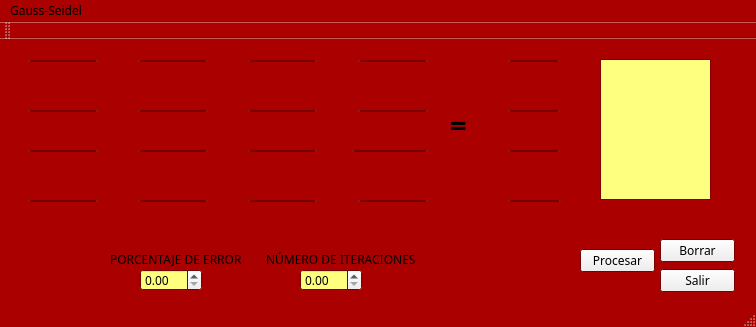
<?xml version="1.0" encoding="UTF-8"?>
<ui version="4.0">
 <class>GaussSeidel</class>
 <widget class="QMainWindow" name="GaussSeidel">
  <property name="geometry">
   <rect>
    <x>0</x>
    <y>0</y>
    <width>756</width>
    <height>327</height>
   </rect>
  </property>
  <property name="palette">
   <palette>
    <active>
     <colorrole role="Base">
      <brush brushstyle="SolidPattern">
       <color alpha="255">
        <red>255</red>
        <green>255</green>
        <blue>127</blue>
       </color>
      </brush>
     </colorrole>
     <colorrole role="Window">
      <brush brushstyle="SolidPattern">
       <color alpha="255">
        <red>170</red>
        <green>0</green>
        <blue>0</blue>
       </color>
      </brush>
     </colorrole>
    </active>
    <inactive>
     <colorrole role="Base">
      <brush brushstyle="SolidPattern">
       <color alpha="255">
        <red>255</red>
        <green>255</green>
        <blue>127</blue>
       </color>
      </brush>
     </colorrole>
     <colorrole role="Window">
      <brush brushstyle="SolidPattern">
       <color alpha="255">
        <red>170</red>
        <green>0</green>
        <blue>0</blue>
       </color>
      </brush>
     </colorrole>
    </inactive>
    <disabled>
     <colorrole role="Base">
      <brush brushstyle="SolidPattern">
       <color alpha="255">
        <red>170</red>
        <green>0</green>
        <blue>0</blue>
       </color>
      </brush>
     </colorrole>
     <colorrole role="Window">
      <brush brushstyle="SolidPattern">
       <color alpha="255">
        <red>170</red>
        <green>0</green>
        <blue>0</blue>
       </color>
      </brush>
     </colorrole>
    </disabled>
   </palette>
  </property>
  <property name="font">
   <font>
    <family>MV Boli</family>
   </font>
  </property>
  <property name="windowTitle">
   <string>GaussSeidel</string>
  </property>
  <widget class="QWidget" name="centralWidget">
   <widget class="QLabel" name="label">
    <property name="geometry">
     <rect>
      <x>450</x>
      <y>60</y>
      <width>21</width>
      <height>51</height>
     </rect>
    </property>
    <property name="font">
     <font>
      <pointsize>22</pointsize>
      <weight>75</weight>
      <bold>true</bold>
     </font>
    </property>
    <property name="text">
     <string>=</string>
    </property>
   </widget>
   <widget class="QWidget" name="layoutWidget_5">
    <property name="geometry">
     <rect>
      <x>230</x>
      <y>100</y>
      <width>99</width>
      <height>24</height>
     </rect>
    </property>
    <layout class="QFormLayout" name="formLayout_24">
     <item row="0" column="1">
      <widget class="QDoubleSpinBox" name="E22_2">
       <property name="minimum">
        <double>-99.989999999999995</double>
       </property>
      </widget>
     </item>
    </layout>
   </widget>
   <widget class="QWidget" name="layoutWidget_6">
    <property name="geometry">
     <rect>
      <x>490</x>
      <y>150</y>
      <width>83</width>
      <height>24</height>
     </rect>
    </property>
    <layout class="QFormLayout" name="formLayout_25">
     <item row="0" column="0">
      <widget class="QLabel" name="label_27">
       <property name="font">
        <font>
         <pointsize>10</pointsize>
         <weight>75</weight>
         <bold>true</bold>
        </font>
       </property>
       <property name="text">
        <string>D</string>
       </property>
      </widget>
     </item>
     <item row="0" column="1">
      <widget class="QDoubleSpinBox" name="R4_2">
       <property name="minimum">
        <double>-99.989999999999995</double>
       </property>
      </widget>
     </item>
    </layout>
   </widget>
   <widget class="QPushButton" name="procesar">
    <property name="geometry">
     <rect>
      <x>580</x>
      <y>210</y>
      <width>75</width>
      <height>23</height>
     </rect>
    </property>
    <property name="text">
     <string>Procesar</string>
    </property>
   </widget>
   <widget class="QLabel" name="label_3">
    <property name="geometry">
     <rect>
      <x>266</x>
      <y>210</y>
      <width>161</width>
      <height>20</height>
     </rect>
    </property>
    <property name="text">
     <string>NÚMERO DE ITERACIONES</string>
    </property>
   </widget>
   <widget class="QWidget" name="layoutWidget_15">
    <property name="geometry">
     <rect>
      <x>340</x>
      <y>60</y>
      <width>100</width>
      <height>24</height>
     </rect>
    </property>
    <layout class="QFormLayout" name="formLayout_33">
     <item row="0" column="1">
      <widget class="QDoubleSpinBox" name="E13_2">
       <property name="minimum">
        <double>-99.989999999999995</double>
       </property>
      </widget>
     </item>
    </layout>
   </widget>
   <widget class="QPushButton" name="salir">
    <property name="geometry">
     <rect>
      <x>660</x>
      <y>230</y>
      <width>75</width>
      <height>23</height>
     </rect>
    </property>
    <property name="text">
     <string>Salir</string>
    </property>
   </widget>
   <widget class="QWidget" name="layoutWidget_10">
    <property name="geometry">
     <rect>
      <x>230</x>
      <y>60</y>
      <width>99</width>
      <height>24</height>
     </rect>
    </property>
    <layout class="QFormLayout" name="formLayout_28">
     <item row="0" column="1">
      <widget class="QDoubleSpinBox" name="E12_2">
       <property name="minimum">
        <double>-99.989999999999995</double>
       </property>
      </widget>
     </item>
    </layout>
   </widget>
   <widget class="QWidget" name="layoutWidget_7">
    <property name="geometry">
     <rect>
      <x>10</x>
      <y>150</y>
      <width>100</width>
      <height>24</height>
     </rect>
    </property>
    <layout class="QFormLayout" name="formLayout_26">
     <item row="0" column="1">
      <widget class="QDoubleSpinBox" name="E30_2">
       <property name="minimum">
        <double>-99.989999999999995</double>
       </property>
      </widget>
     </item>
    </layout>
   </widget>
   <widget class="QWidget" name="layoutWidget_9">
    <property name="geometry">
     <rect>
      <x>120</x>
      <y>150</y>
      <width>100</width>
      <height>24</height>
     </rect>
    </property>
    <layout class="QFormLayout" name="formLayout_27">
     <item row="0" column="1">
      <widget class="QDoubleSpinBox" name="E31_2">
       <property name="minimum">
        <double>-99.989999999999995</double>
       </property>
      </widget>
     </item>
    </layout>
   </widget>
   <widget class="QWidget" name="layoutWidget_18">
    <property name="geometry">
     <rect>
      <x>10</x>
      <y>60</y>
      <width>100</width>
      <height>24</height>
     </rect>
    </property>
    <layout class="QFormLayout" name="formLayout_36">
     <item row="0" column="1">
      <widget class="QDoubleSpinBox" name="E10_2">
       <property name="minimum">
        <double>-99.989999999999995</double>
       </property>
      </widget>
     </item>
    </layout>
   </widget>
   <widget class="QPushButton" name="borrar">
    <property name="geometry">
     <rect>
      <x>660</x>
      <y>200</y>
      <width>75</width>
      <height>23</height>
     </rect>
    </property>
    <property name="text">
     <string>Borrar</string>
    </property>
   </widget>
   <widget class="QWidget" name="layoutWidget_13">
    <property name="geometry">
     <rect>
      <x>340</x>
      <y>10</y>
      <width>100</width>
      <height>24</height>
     </rect>
    </property>
    <layout class="QFormLayout" name="formLayout_31">
     <item row="0" column="1">
      <widget class="QDoubleSpinBox" name="E03_2">
       <property name="minimum">
        <double>-99.989999999999995</double>
       </property>
      </widget>
     </item>
    </layout>
   </widget>
   <widget class="QWidget" name="layoutWidget_4">
    <property name="geometry">
     <rect>
      <x>230</x>
      <y>150</y>
      <width>99</width>
      <height>24</height>
     </rect>
    </property>
    <layout class="QFormLayout" name="formLayout_23">
     <item row="0" column="1">
      <widget class="QDoubleSpinBox" name="E32_2">
       <property name="minimum">
        <double>-99.989999999999995</double>
       </property>
      </widget>
     </item>
    </layout>
   </widget>
   <widget class="QTextEdit" name="Texto">
    <property name="geometry">
     <rect>
      <x>600</x>
      <y>20</y>
      <width>111</width>
      <height>141</height>
     </rect>
    </property>
   </widget>
   <widget class="QWidget" name="layoutWidget_12">
    <property name="geometry">
     <rect>
      <x>340</x>
      <y>150</y>
      <width>100</width>
      <height>24</height>
     </rect>
    </property>
    <layout class="QFormLayout" name="formLayout_30">
     <item row="0" column="1">
      <widget class="QDoubleSpinBox" name="E33_2">
       <property name="minimum">
        <double>-99.989999999999995</double>
       </property>
      </widget>
     </item>
    </layout>
   </widget>
   <widget class="QWidget" name="layoutWidget_8">
    <property name="geometry">
     <rect>
      <x>340</x>
      <y>100</y>
      <width>100</width>
      <height>24</height>
     </rect>
    </property>
    <layout class="QGridLayout" name="gridLayout_2">
     <item row="0" column="0">
      <widget class="QDoubleSpinBox" name="E23_2">
       <property name="minimum">
        <double>-99.989999999999995</double>
       </property>
      </widget>
     </item>
    </layout>
   </widget>
   <widget class="QDoubleSpinBox" name="err">
    <property name="geometry">
     <rect>
      <x>140</x>
      <y>230</y>
      <width>62</width>
      <height>22</height>
     </rect>
    </property>
   </widget>
   <widget class="QWidget" name="layoutWidget_16">
    <property name="geometry">
     <rect>
      <x>490</x>
      <y>10</y>
      <width>82</width>
      <height>24</height>
     </rect>
    </property>
    <layout class="QFormLayout" name="formLayout_34">
     <item row="0" column="0">
      <widget class="QLabel" name="label_37">
       <property name="font">
        <font>
         <pointsize>10</pointsize>
         <weight>75</weight>
         <bold>true</bold>
        </font>
       </property>
       <property name="text">
        <string>A</string>
       </property>
      </widget>
     </item>
     <item row="0" column="1">
      <widget class="QDoubleSpinBox" name="R1_2">
       <property name="minimum">
        <double>-99.989999999999995</double>
       </property>
      </widget>
     </item>
    </layout>
   </widget>
   <widget class="QWidget" name="layoutWidget_14">
    <property name="geometry">
     <rect>
      <x>230</x>
      <y>10</y>
      <width>99</width>
      <height>24</height>
     </rect>
    </property>
    <layout class="QFormLayout" name="formLayout_32">
     <item row="0" column="1">
      <widget class="QDoubleSpinBox" name="E02_2">
       <property name="minimum">
        <double>-99.989999999999995</double>
       </property>
      </widget>
     </item>
    </layout>
   </widget>
   <widget class="QWidget" name="layoutWidget_11">
    <property name="geometry">
     <rect>
      <x>120</x>
      <y>100</y>
      <width>100</width>
      <height>24</height>
     </rect>
    </property>
    <layout class="QFormLayout" name="formLayout_29">
     <item row="0" column="1">
      <widget class="QDoubleSpinBox" name="E21_2">
       <property name="minimum">
        <double>-99.989999999999995</double>
       </property>
      </widget>
     </item>
    </layout>
   </widget>
   <widget class="QWidget" name="layoutWidget">
    <property name="geometry">
     <rect>
      <x>490</x>
      <y>100</y>
      <width>82</width>
      <height>24</height>
     </rect>
    </property>
    <layout class="QFormLayout" name="formLayout_20">
     <item row="0" column="0">
      <widget class="QLabel" name="label_22">
       <property name="font">
        <font>
         <pointsize>10</pointsize>
         <weight>75</weight>
         <bold>true</bold>
        </font>
       </property>
       <property name="text">
        <string>C</string>
       </property>
      </widget>
     </item>
     <item row="0" column="1">
      <widget class="QDoubleSpinBox" name="R3_2">
       <property name="minimum">
        <double>-99.989999999999995</double>
       </property>
      </widget>
     </item>
    </layout>
   </widget>
   <widget class="QWidget" name="layoutWidget_20">
    <property name="geometry">
     <rect>
      <x>10</x>
      <y>100</y>
      <width>100</width>
      <height>24</height>
     </rect>
    </property>
    <layout class="QFormLayout" name="formLayout_38">
     <item row="0" column="1">
      <widget class="QDoubleSpinBox" name="E20_2">
       <property name="minimum">
        <double>-99.989999999999995</double>
       </property>
      </widget>
     </item>
    </layout>
   </widget>
   <widget class="QLabel" name="label_2">
    <property name="geometry">
     <rect>
      <x>110</x>
      <y>210</y>
      <width>151</width>
      <height>20</height>
     </rect>
    </property>
    <property name="text">
     <string>PORCENTAJE DE ERROR</string>
    </property>
   </widget>
   <widget class="QWidget" name="layoutWidget_19">
    <property name="geometry">
     <rect>
      <x>120</x>
      <y>60</y>
      <width>100</width>
      <height>24</height>
     </rect>
    </property>
    <layout class="QFormLayout" name="formLayout_37">
     <item row="0" column="1">
      <widget class="QDoubleSpinBox" name="E11_2">
       <property name="minimum">
        <double>-99.989999999999995</double>
       </property>
      </widget>
     </item>
    </layout>
   </widget>
   <widget class="QDoubleSpinBox" name="x">
    <property name="geometry">
     <rect>
      <x>300</x>
      <y>230</y>
      <width>62</width>
      <height>22</height>
     </rect>
    </property>
   </widget>
   <widget class="QWidget" name="layoutWidget_3">
    <property name="geometry">
     <rect>
      <x>120</x>
      <y>10</y>
      <width>100</width>
      <height>24</height>
     </rect>
    </property>
    <layout class="QFormLayout" name="formLayout_22">
     <item row="0" column="1">
      <widget class="QDoubleSpinBox" name="E01_2">
       <property name="minimum">
        <double>-99.989999999999995</double>
       </property>
      </widget>
     </item>
    </layout>
   </widget>
   <widget class="QWidget" name="layoutWidget_17">
    <property name="geometry">
     <rect>
      <x>10</x>
      <y>10</y>
      <width>100</width>
      <height>24</height>
     </rect>
    </property>
    <layout class="QFormLayout" name="formLayout_35">
     <item row="0" column="1">
      <widget class="QDoubleSpinBox" name="E00_2">
       <property name="minimum">
        <double>-99.989999999999995</double>
       </property>
      </widget>
     </item>
    </layout>
   </widget>
   <widget class="QWidget" name="layoutWidget_2">
    <property name="geometry">
     <rect>
      <x>490</x>
      <y>60</y>
      <width>82</width>
      <height>24</height>
     </rect>
    </property>
    <layout class="QFormLayout" name="formLayout_21">
     <item row="0" column="0">
      <widget class="QLabel" name="label_23">
       <property name="font">
        <font>
         <pointsize>10</pointsize>
         <weight>75</weight>
         <bold>true</bold>
        </font>
       </property>
       <property name="text">
        <string>B</string>
       </property>
      </widget>
     </item>
     <item row="0" column="1">
      <widget class="QDoubleSpinBox" name="R2_2">
       <property name="minimum">
        <double>-99.989999999999995</double>
       </property>
      </widget>
     </item>
    </layout>
   </widget>
  </widget>
  <widget class="QMenuBar" name="menuBar">
   <property name="geometry">
    <rect>
     <x>0</x>
     <y>0</y>
     <width>756</width>
     <height>23</height>
    </rect>
   </property>
   <widget class="QMenu" name="menuGauss_Seidel">
    <property name="title">
     <string>Gauss-Seidel</string>
    </property>
   </widget>
   <addaction name="menuGauss_Seidel"/>
  </widget>
  <widget class="QToolBar" name="mainToolBar">
   <attribute name="toolBarArea">
    <enum>TopToolBarArea</enum>
   </attribute>
   <attribute name="toolBarBreak">
    <bool>false</bool>
   </attribute>
  </widget>
  <widget class="QStatusBar" name="statusBar"/>
 </widget>
 <layoutdefault spacing="6" margin="11"/>
 <resources/>
 <connections/>
</ui>
